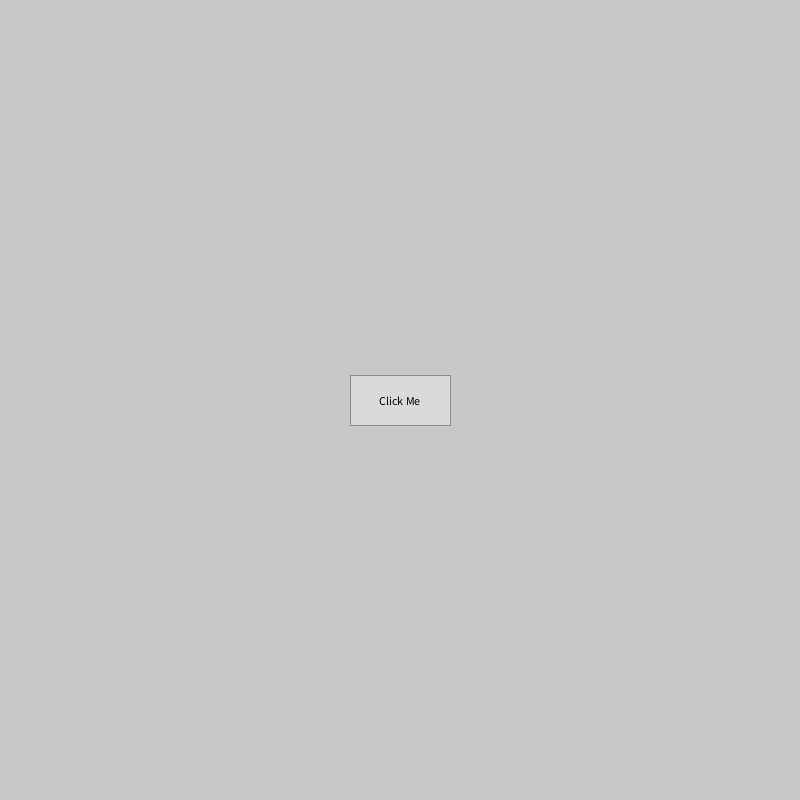
Frame 1 (no input)
Frame 60 (the mouse pressed at the canvas centre just before this capture): identical to frame 1, image omitted
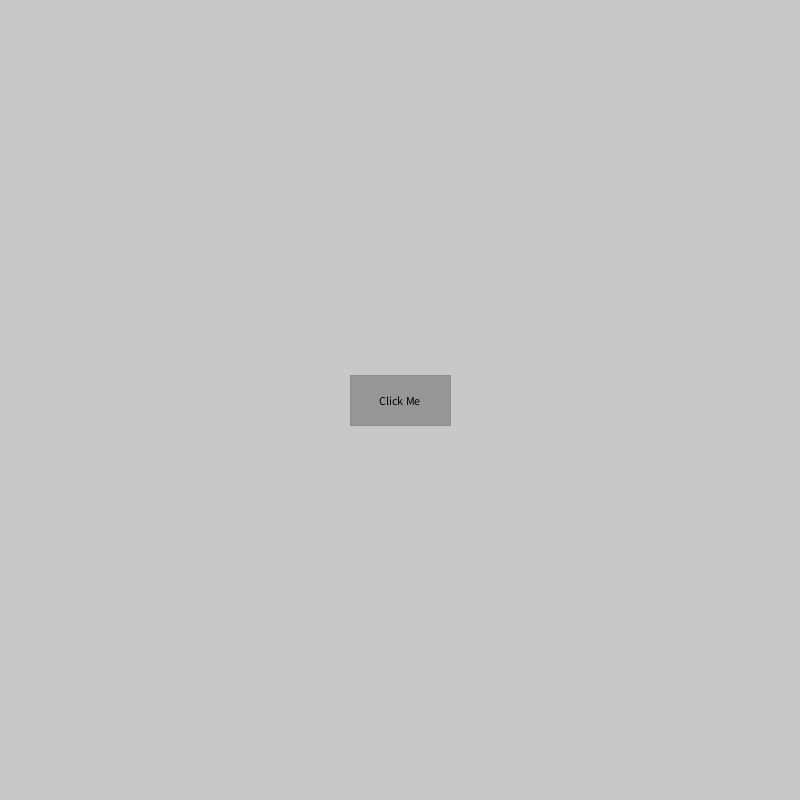
Frame 120 (the mouse held since frame 60 and released just before this capture)

The Processing sketch that drew these frames (run headless with seeded random() and noise(); from frame 60 on, the mouse is pressed at the canvas centre):

// Processing sketch: Resist
// ── Resist.pde

Button button;

int clk;
float hr,vr;
void setup(){
  size(800,800);
  //fullScreen();
  smooth();
  
  button = new Button("Click Me", width/2, height/2, 100, 50); //<>//
  hr = button.w;
  vr = button.h;
}

void draw(){
  background(200);
   //<>//
  button.display();
  
  if(mouseY>button.y && mouseY <= button.y+100) button.y -= 5;
  if(mouseY<button.y && mouseY >= button.y-100) button.y += 5;
  
  if(mouseX>button.x && mouseX <= button.x+100) button.x -= 5;
  if(mouseX>button.x && mouseX <= button.x-100) button.x -= 5;
  
  button.checkEdges();
}

void mousePressed(){
 if(button.mouseIsOver()){
   button.fill = 150;

   //clk++;
   //println(clk);
 } 
}

void mouseReleased(){
  if(button.mouseIsOver()){
    button.fill = 218;
    button.x = random(button.w, width-button.w);
    button.y = random(button.h, height-button.h);
  }
}

void keyPressed(){
  println(hr + " " + vr);
}
// ── Button.pde
class Button {
  String label; // button label
  float x;      // top left corner x position
  float y;      // top left corner y position
  float w;      // width of button
  float h;      // height of button
  int fill;
  float radius;
  
  // constructor
  Button(String labelB, float xpos, float ypos, float widthB, float heightB) {
    label = labelB;
    x = xpos;
    y = ypos;
    w = widthB;
    h = heightB;
    fill = 218;
  }
  
  void display() { //<>// //<>//
    rectMode(CENTER);
    fill(fill);
    stroke(141);
    rect(x, y, w, h);
    textAlign(CENTER,CENTER);
    fill(0);
    text(label, x , y);
  }
  
  boolean mouseIsOver() {
    if (mouseX > x-w/2 && mouseX < (x + w/2) && mouseY > y-h/2 && mouseY < (y + h/2)) {
      return true;
    }
    return false;
  }
  
  void checkEdges(){
    if(y<0) y = height - h;
    if(y>height) y = 0 + h;
    if(x<0) x = width-w;
    if(x>width) x = w;  
  }
}
